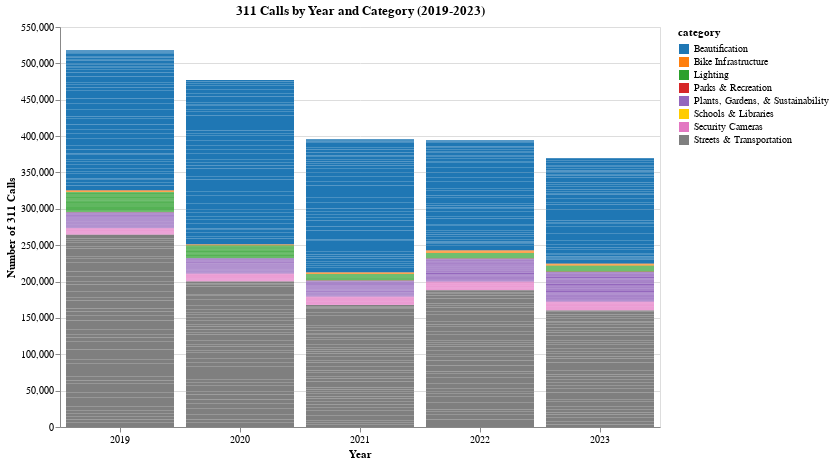
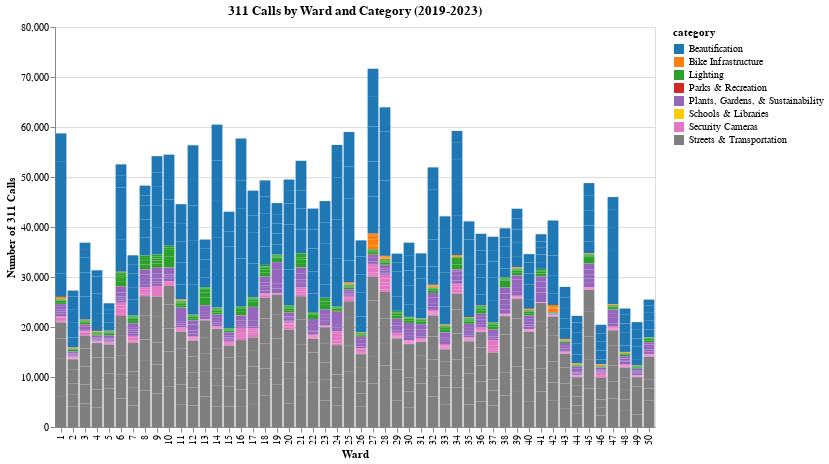
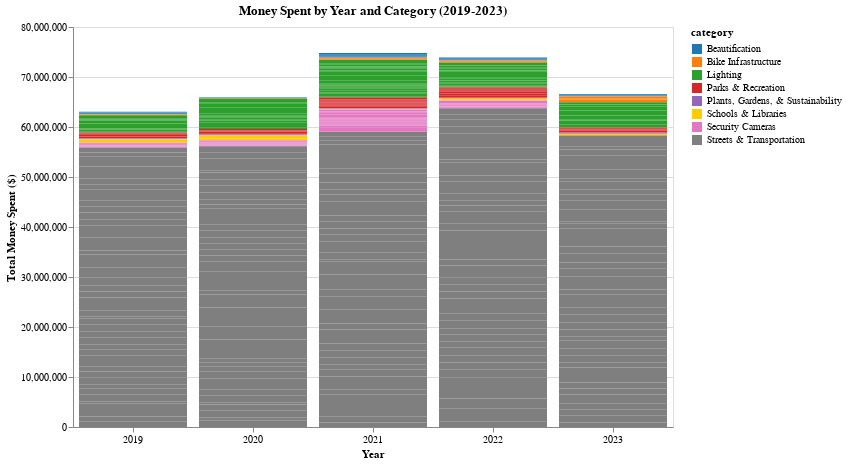
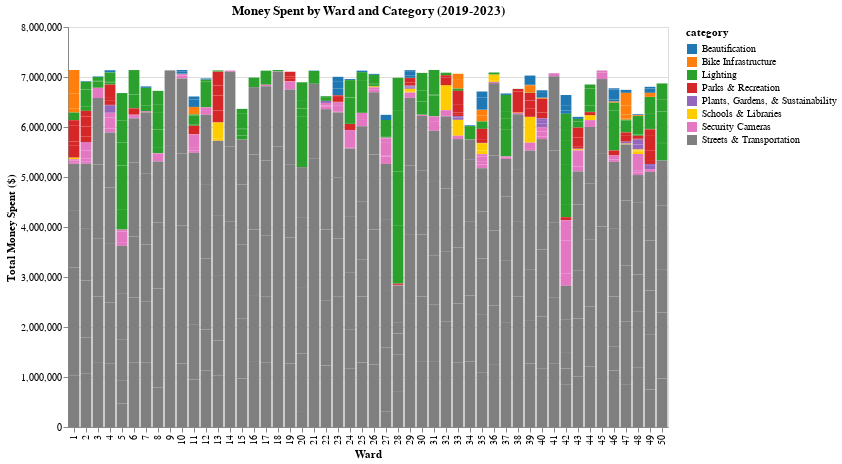

The notebook cell saved with these charts, in order:
### Code cell
import pathlib
import pandas as pd
import altair as alt

# CSV file path
csv_file = pathlib.Path.cwd().parent.parent / "30122-project-gitmoney" / "data" / "calls_money.csv"
print(f"File path: {csv_file}")

def plot_calls_by_year_and_ward(csv_file: pathlib.Path):
    """
    Plot four separate stacked bar charts: calls and money spent by year and ward, categorized.

    Parameters:
        csv_file (Path): Path to CSV file with year, ward, category, calls, and total_cost

    Returns:
        None (displays four plots)
    """
    # Load CSV data directly into a pandas DataFrame
    df = pd.read_csv(csv_file)

    # Convert columns to appropriate types
    df = df.astype({'year': int, 'ward': int, 'calls': float, 'total_cost': float})

    # Filter data for years 2019-2023
    df = df[df['year'].between(2019, 2023)]

    # Define the color palette for the categories
    color_palette = [
        '#1f77b4', '#ff7f0e', '#2ca02c', '#d62728', '#9467bd', 
        '#ffcc00', '#e377c2', '#7f7f7f', '#17becf', '#75701F'
    ]
    categories = df['category'].unique()
    category_colors = {cat: color_palette[i % len(color_palette)] for i, cat in enumerate(categories)}

    # Function to plot the stacked bar chart using Altair
    def plot_stacked_bars(data, x_col, y_col, color_col, title, x_label, y_label, rotate_x=False):
        chart = alt.Chart(data).mark_bar().encode(
            x=alt.X(f'{x_col}:O', title=x_label, axis=alt.Axis(labelAngle=-90 if rotate_x else 0)),
            y=alt.Y(f'{y_col}:Q', title=y_label, stack='zero'),
            color=alt.Color(f'{color_col}:N', scale=alt.Scale(domain=list(category_colors.keys()), range=list(category_colors.values()))),
            tooltip=[x_col, color_col, alt.Tooltip(y_col, format='.2f')]
        ).properties(
            title=title,
            width=600,
            height=400
        )
        return chart

    # Create and display all four charts
    charts = [
        plot_stacked_bars(df, 'year', 'calls', 'category', '311 Calls by Year and Category (2019-2023)', 'Year', 'Number of 311 Calls'),
        plot_stacked_bars(df, 'ward', 'calls', 'category', '311 Calls by Ward and Category (2019-2023)', 'Ward', 'Number of 311 Calls', rotate_x=True),
        plot_stacked_bars(df, 'year', 'total_cost', 'category', 'Money Spent by Year and Category (2019-2023)', 'Year', 'Total Money Spent ($)'),
        plot_stacked_bars(df, 'ward', 'total_cost', 'category', 'Money Spent by Ward and Category (2019-2023)', 'Ward', 'Total Money Spent ($)', rotate_x=True)
    ]

    # Display all charts
    for chart in charts:
        chart.show()

# Run the real data
if __name__ == "__main__":
    plot_calls_by_year_and_ward(csv_file)

### Figure 1 — Vega-Lite specification as saved in the notebook (floating-point values rounded to 4 significant figures; data arrays with more than 128 entries replaced by an {"elided": "..."} marker saying what was removed)
{"config": {"view": {"continuousWidth": 300, "continuousHeight": 300}}, "data": {"name": "data-7db0adf34ad5fe2af1e68c60713f8024"}, "mark": {"type": "bar"}, "encoding": {"color": {"field": "category", "scale": {"domain": ["Beautification", "Bike Infrastructure", "Lighting", "Parks & Recreation", "Plants, Gardens, & Sustainability", "Schools & Libraries", "Security Cameras", "Streets & Transportation"], "range": ["#1f77b4", "#ff7f0e", "#2ca02c", "#d62728", "#9467bd", "#ffcc00", "#e377c2", "#7f7f7f"]}, "type": "nominal"}, "tooltip": [{"field": "year", "type": "quantitative"}, {"field": "category", "type": "nominal"}, {"field": "calls", "format": ".2f", "type": "quantitative"}], "x": {"axis": {"labelAngle": 0}, "field": "year", "title": "Year", "type": "ordinal"}, "y": {"field": "calls", "stack": "zero", "title": "Number of 311 Calls", "type": "quantitative"}}, "height": 400, "title": "311 Calls by Year and Category (2019-2023)", "width": 600, "$schema": "https://vega.github.io/schema/vega-lite/v5.20.1.json", "datasets": {"data-7db0adf34ad5fe2af1e68c60713f8024": {"elided": "1743 records"}}}

### Figure 2 — Vega-Lite specification as saved in the notebook (floating-point values rounded to 4 significant figures; data arrays with more than 128 entries replaced by an {"elided": "..."} marker saying what was removed)
{"config": {"view": {"continuousWidth": 300, "continuousHeight": 300}}, "data": {"name": "data-7db0adf34ad5fe2af1e68c60713f8024"}, "mark": {"type": "bar"}, "encoding": {"color": {"field": "category", "scale": {"domain": ["Beautification", "Bike Infrastructure", "Lighting", "Parks & Recreation", "Plants, Gardens, & Sustainability", "Schools & Libraries", "Security Cameras", "Streets & Transportation"], "range": ["#1f77b4", "#ff7f0e", "#2ca02c", "#d62728", "#9467bd", "#ffcc00", "#e377c2", "#7f7f7f"]}, "type": "nominal"}, "tooltip": [{"field": "ward", "type": "quantitative"}, {"field": "category", "type": "nominal"}, {"field": "calls", "format": ".2f", "type": "quantitative"}], "x": {"axis": {"labelAngle": -90}, "field": "ward", "title": "Ward", "type": "ordinal"}, "y": {"field": "calls", "stack": "zero", "title": "Number of 311 Calls", "type": "quantitative"}}, "height": 400, "title": "311 Calls by Ward and Category (2019-2023)", "width": 600, "$schema": "https://vega.github.io/schema/vega-lite/v5.20.1.json", "datasets": {"data-7db0adf34ad5fe2af1e68c60713f8024": {"elided": "1743 records"}}}

### Figure 3 — Vega-Lite specification as saved in the notebook (floating-point values rounded to 4 significant figures; data arrays with more than 128 entries replaced by an {"elided": "..."} marker saying what was removed)
{"config": {"view": {"continuousWidth": 300, "continuousHeight": 300}}, "data": {"name": "data-7db0adf34ad5fe2af1e68c60713f8024"}, "mark": {"type": "bar"}, "encoding": {"color": {"field": "category", "scale": {"domain": ["Beautification", "Bike Infrastructure", "Lighting", "Parks & Recreation", "Plants, Gardens, & Sustainability", "Schools & Libraries", "Security Cameras", "Streets & Transportation"], "range": ["#1f77b4", "#ff7f0e", "#2ca02c", "#d62728", "#9467bd", "#ffcc00", "#e377c2", "#7f7f7f"]}, "type": "nominal"}, "tooltip": [{"field": "year", "type": "quantitative"}, {"field": "category", "type": "nominal"}, {"field": "total_cost", "format": ".2f", "type": "quantitative"}], "x": {"axis": {"labelAngle": 0}, "field": "year", "title": "Year", "type": "ordinal"}, "y": {"field": "total_cost", "stack": "zero", "title": "Total Money Spent ($)", "type": "quantitative"}}, "height": 400, "title": "Money Spent by Year and Category (2019-2023)", "width": 600, "$schema": "https://vega.github.io/schema/vega-lite/v5.20.1.json", "datasets": {"data-7db0adf34ad5fe2af1e68c60713f8024": {"elided": "1743 records"}}}

### Figure 4 — Vega-Lite specification as saved in the notebook (floating-point values rounded to 4 significant figures; data arrays with more than 128 entries replaced by an {"elided": "..."} marker saying what was removed)
{"config": {"view": {"continuousWidth": 300, "continuousHeight": 300}}, "data": {"name": "data-7db0adf34ad5fe2af1e68c60713f8024"}, "mark": {"type": "bar"}, "encoding": {"color": {"field": "category", "scale": {"domain": ["Beautification", "Bike Infrastructure", "Lighting", "Parks & Recreation", "Plants, Gardens, & Sustainability", "Schools & Libraries", "Security Cameras", "Streets & Transportation"], "range": ["#1f77b4", "#ff7f0e", "#2ca02c", "#d62728", "#9467bd", "#ffcc00", "#e377c2", "#7f7f7f"]}, "type": "nominal"}, "tooltip": [{"field": "ward", "type": "quantitative"}, {"field": "category", "type": "nominal"}, {"field": "total_cost", "format": ".2f", "type": "quantitative"}], "x": {"axis": {"labelAngle": -90}, "field": "ward", "title": "Ward", "type": "ordinal"}, "y": {"field": "total_cost", "stack": "zero", "title": "Total Money Spent ($)", "type": "quantitative"}}, "height": 400, "title": "Money Spent by Ward and Category (2019-2023)", "width": 600, "$schema": "https://vega.github.io/schema/vega-lite/v5.20.1.json", "datasets": {"data-7db0adf34ad5fe2af1e68c60713f8024": {"elided": "1743 records"}}}
